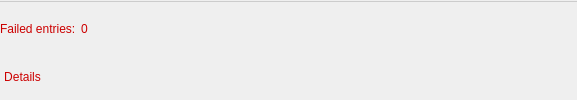
    <widget class="QWidget" name="errorWgt" native="true">
     <property name="styleSheet">
      <string notr="true">QLabel {
	color: #cc0000;
}

QLabel:disabled {
	color: #bcbcbc;
}

QPushButton {
	color: #cc0000;
}

QPushButton:disabled {
	color: #bcbcbc;
}</string>
     </property>
     <layout class="QVBoxLayout" name="verticalLayout_4">
      <property name="spacing">
       <number>2</number>
      </property>
      <property name="leftMargin">
       <number>0</number>
      </property>
      <property name="topMargin">
       <number>0</number>
      </property>
      <property name="rightMargin">
       <number>0</number>
      </property>
      <property name="bottomMargin">
       <number>0</number>
      </property>
      <item>
       <widget class="Line" name="line">
        <property name="styleSheet">
         <string notr="true">color: rgb(204, 204, 204);</string>
        </property>
        <property name="frameShadow">
         <enum>QFrame::Plain</enum>
        </property>
        <property name="orientation">
         <enum>Qt::Horizontal</enum>
        </property>
       </widget>
      </item>
      <item>
       <widget class="QWidget" name="errorInfoWgt" native="true">
        <layout class="QVBoxLayout" name="verticalLayout_11">
         <property name="spacing">
          <number>2</number>
         </property>
         <property name="leftMargin">
          <number>0</number>
         </property>
         <property name="topMargin">
          <number>0</number>
         </property>
         <property name="rightMargin">
          <number>0</number>
         </property>
         <property name="bottomMargin">
          <number>0</number>
         </property>
         <item>
          <widget class="QWidget" name="widget_19" native="true">
           <layout class="QHBoxLayout" name="horizontalLayout_17">
            <property name="leftMargin">
             <number>0</number>
            </property>
            <property name="topMargin">
             <number>0</number>
            </property>
            <property name="rightMargin">
             <number>0</number>
            </property>
            <property name="bottomMargin">
             <number>0</number>
            </property>
            <item>
             <widget class="QWidget" name="widget_18" native="true">
              <layout class="QHBoxLayout" name="horizontalLayout_18">
               <property name="spacing">
                <number>2</number>
               </property>
               <property name="leftMargin">
                <number>0</number>
               </property>
               <property name="topMargin">
                <number>0</number>
               </property>
               <property name="rightMargin">
                <number>0</number>
               </property>
               <property name="bottomMargin">
                <number>0</number>
               </property>
               <item>
                <widget class="QLabel" name="failedEntriesText">
                 <property name="font">
                  <font>
                   <stylestrategy>PreferAntialias</stylestrategy>
                  </font>
                 </property>
                 <property name="text">
                  <string>Failed entries: </string>
                 </property>
                 <property name="textInteractionFlags">
                  <set>Qt::NoTextInteraction</set>
                 </property>
                </widget>
               </item>
               <item>
                <widget class="QLabel" name="failedEntriesValue">
                 <property name="font">
                  <font>
                   <stylestrategy>PreferAntialias</stylestrategy>
                  </font>
                 </property>
                 <property name="text">
                  <string>0</string>
                 </property>
                 <property name="textInteractionFlags">
                  <set>Qt::NoTextInteraction</set>
                 </property>
                </widget>
               </item>
              </layout>
             </widget>
            </item>
            <item>
             <spacer name="horizontalSpacer_7">
              <property name="orientation">
               <enum>Qt::Horizontal</enum>
              </property>
              <property name="sizeHint" stdset="0">
               <size>
                <width>489</width>
                <height>20</height>
               </size>
              </property>
             </spacer>
            </item>
           </layout>
          </widget>
         </item>
         <item>
          <widget class="QWidget" name="widget_16" native="true">
           <layout class="QHBoxLayout" name="horizontalLayout_15">
            <property name="leftMargin">
             <number>0</number>
            </property>
            <property name="topMargin">
             <number>0</number>
            </property>
            <property name="rightMargin">
             <number>0</number>
            </property>
            <property name="bottomMargin">
             <number>0</number>
            </property>
            <item>
             <widget class="QWidget" name="widget_17" native="true">
              <layout class="QHBoxLayout" name="horizontalLayout_16">
               <property name="leftMargin">
                <number>0</number>
               </property>
               <property name="topMargin">
                <number>0</number>
               </property>
               <property name="rightMargin">
                <number>0</number>
               </property>
               <property name="bottomMargin">
                <number>0</number>
               </property>
               <item>
                <widget class="QPushButton" name="detailsBtn">
                 <property name="font">
                  <font>
                   <stylestrategy>PreferAntialias</stylestrategy>
                  </font>
                 </property>
                 <property name="focusPolicy">
                  <enum>Qt::ClickFocus</enum>
                 </property>
                 <property name="styleSheet">
                  <string notr="true">QPushButton
{
	background: palette(button);
    border: 2px solid transparent;
	padding: 2px;
}

QPushButton:hover
{
    border: 2px solid rgba(0, 100, 180, 128);
}

QPushButton:pressed
{
    border: 2px solid transparent;
	background: rgba(0, 100, 180, 56);
}</string>
                 </property>
                 <property name="text">
                  <string>Details</string>
                 </property>
                 <property name="icon">
                  <iconset resource="filelink.qrc">
                   <normaloff>:/icons/details.png</normaloff>:/icons/details.png</iconset>
                 </property>
                 <property name="autoDefault">
                  <bool>false</bool>
                 </property>
                </widget>
               </item>
              </layout>
             </widget>
            </item>
            <item>
             <spacer name="horizontalSpacer_6">
              <property name="orientation">
               <enum>Qt::Horizontal</enum>
              </property>
              <property name="sizeHint" stdset="0">
               <size>
                <width>40</width>
                <height>20</height>
               </size>
              </property>
             </spacer>
            </item>
           </layout>
          </widget>
         </item>
        </layout>
       </widget>
      </item>
     </layout>
    </widget>
